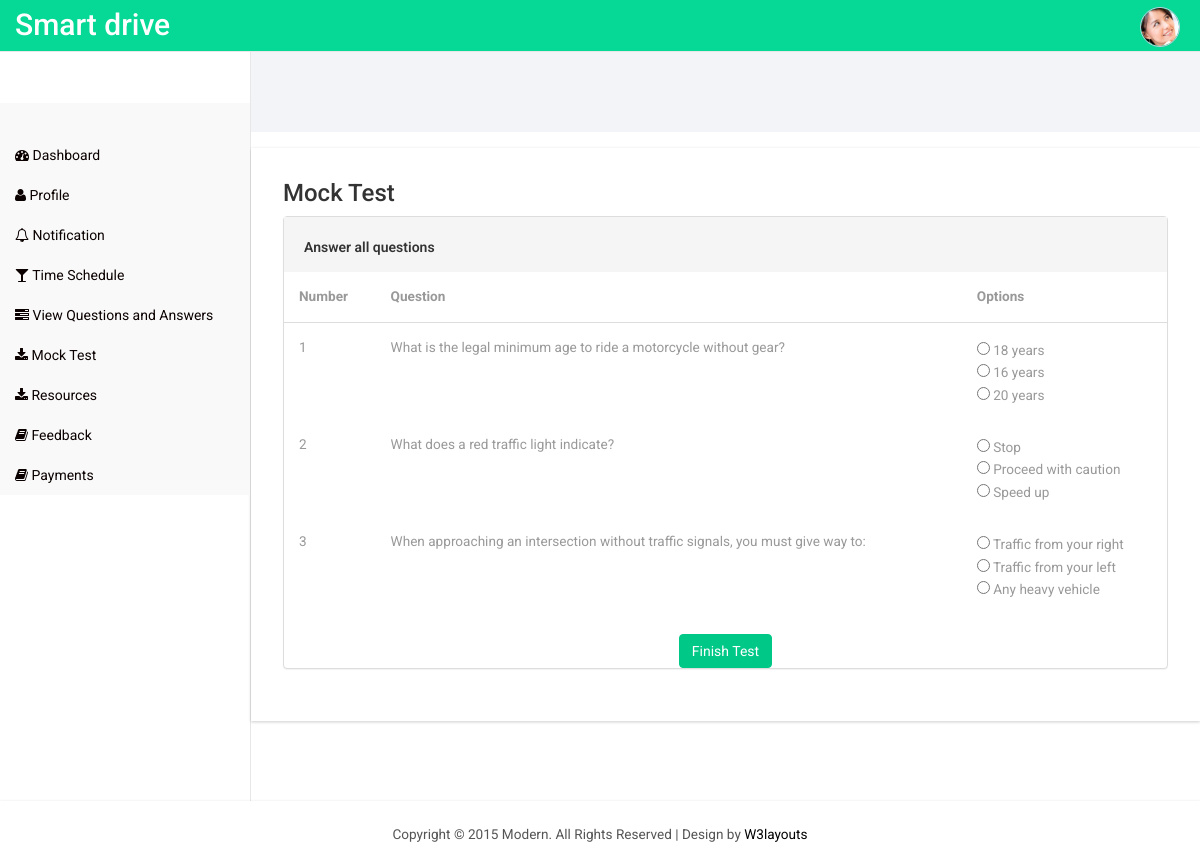
The app's page /student/mock_test.php with its own data.
### tables this page shows
CREATE TABLE `demo_exam` (
  `demo_exam_id` int(11) NOT NULL,
  `question_text` text NOT NULL,
  `option1` text NOT NULL,
  `option2` text NOT NULL,
  `option3` text NOT NULL,
  `answer` varchar(11) NOT NULL
);

### connectionclass.php (called while the page is built, shortened)
<?php
class Connectionclass
{
	public $db = null;
 public function open()
  {
    $localConfig = __DIR__ . '/config.local.php';
    $dbhost = defined('DB_HOST') ? DB_HOST : (getenv('DB_HOST') ?: 'localhost');
    $dbuser = defined('DB_USER') ? DB_USER : (getenv('DB_USER') ?: 'root');
    $dbpass = defined('DB_PASS') ? DB_PASS : (getenv('DB_PASS') !== false ? getenv('DB_PASS') : '');
    $dbname = defined('DB_NAME') ? DB_NAME : (getenv('DB_NAME') ?: 'drivingschool');
    $this->db = mysqli_connect($dbhost, $dbuser, $dbpass, $dbname) or die('Error connecting to MySQL server.');
  }
  public function GetTable($qry)
 {
 	try
	{
		$result=mysqli_query($this->db,$qry);
		if($result)
		{
			$data = array();
			while ($row = mysqli_fetch_assoc($result))
			{
				$data[] = $row;
			}
			return $data;
		}
		else
			throw new Exception(mysqli_error($this->db));
	}
	catch(Exception $e)
	{
		return $e->getMessage();
	}
 }
}
?>

### student/mock_test.php (the view, shortened to what this page needs)
<!DOCTYPE HTML>
<html>
<?php
require_once('header.php');
require_once('../connectionclass.php');
$obj = new ConnectionClass();
$qry = "SELECT * FROM demo_exam";
$result = $obj->GetTable($qry);
?>
<body>
<?php require_once("sidebar.php"); ?>
<div id="page-wrapper">
    <div class="graphs">
    </div>
    <div class="span_11">
        <div class="col-md-6 col_4">
            <link rel="stylesheet" href="css/clndr.css" type="text/css" />
        </div>
    </div>
    <div class="content_bottom">
        <div class="col-md-12 span_3">
            <div class="bs-example1" data-example-id="contextual-table">
                <h3>Mock Test</h3>
                <section class="wrapper">
                    <div class="table-agile-info">
                        <div class="panel panel-default">
                            <div class="panel-heading">
                                Answer all questions
                            </div>
                            <div>
                                <form method="post" action="">
                                    <table class="table" ui-jq="footable" ui-options='{
                                        "paging": {
                                            "enabled": true
                                        },
                                        "filtering": {
                                            "enabled": true
                                        },
                                        "sorting": {
                                            "enabled": true
                                        }}'>
                                        <thead>
                                            <tr>
                                                <th>Number</th>
                                                <th>Question</th>
                                                <th>Options</th>
                                            </tr>
                                        </thead>
                                        <tbody>
                                            <?php $i=0; foreach($result as $row) { $i++; ?>
                                                <tr data-expanded="true">
                                                    <td><?php echo $i; ?></td>
                                                    <td><?php echo htmlspecialchars($row['question_text']); ?></td>
                                                    <td>
                                                        <input type="radio" name="answer_<?php echo $row['demo_exam_id']; ?>" value="<?php echo htmlspecialchars($row['option1']); ?>" required> <?php echo htmlspecialchars($row['option1']); ?><br>
                                                        <input type="radio" name="answer_<?php echo $row['demo_exam_id']; ?>" value="<?php echo htmlspecialchars($row['option2']); ?>"> <?php echo htmlspecialchars($row['option2']); ?><br>
                                                        <input type="radio" name="answer_<?php echo $row['demo_exam_id']; ?>" value="<?php echo htmlspecialchars($row['option3']); ?>"> <?php echo htmlspecialchars($row['option3']); ?>
                                                    </td>
                                                </tr>
                                            <?php } ?>
                                        </tbody>
                                    </table>
                                    <div class="text-center">
                                        <input type="submit" value="Finish Test" class="btn btn-primary">
                                    </div>
                                </form>
                            </div>
                        </div>
                    </div>
                </section>
            </div>
        </div>
    </div>
</div>
<?php require_once('footer.php'); ?>
</body>
</html>

### student/css/style.css (style rules this page uses)
h4, h5, h6, h1, h2, h3 { margin-top: 0; }
html, body { font-family: 'Roboto', sans-serif; font-size: 100%; background:#ffffff !important; overflow-x: hidden; }
.span_3 { padding:0; }
.content_bottom { margin-bottom:1em; }
.panel .panel-heading { padding: 20px; overflow: hidden; border-top-left-radius: 0; border-top-right-radius: 0; border: 0!important; height: 55px; font-size: 14px; font-weight: 600; }
.panel-heading { padding:32px 15px 0px; border-top-left-radius:0 !important; border-top-right-radius: 0 !important; }
.col_4, .col_5 { padding-left:0; }
.map_container, #chart, .span_6, .col_2, .weather_list, .cal1, .skills-info, .stats-info, .r3_counter_box, .activity_box, .bs-example1, .cloud, .copy { -ms-box-shadow: 0 1px 3px 0px rgba(0, 0, 0, 0.2); -o-box-shadow: 0 1px 3px 0px rgba(0, 0, 0, 0.2); -moz-box-shadow: 0 1px 3px 0px rgba(0, 0, 0, 0.2); -webkit-box-shadow: 0 1px 3px 0px rgba(0, 0, 0, 0.2); box-shadow: 0 1px 3px 0px rgba(0, 0, 0, 0.2); }
.span_11 { margin-bottom: 1em; }
.graphs { padding: 2em 1em; background: #f2f4f8; font-family: 'Roboto', sans-serif; }
.table > thead > tr > th, .table > tbody > tr > th, .table > tfoot > tr > th, .table > thead > tr > td, .table > tbody > tr > td, .table > tfoot > tr > td { border-top: none !important; }
.btn-primary { background-color: rgb(0, 200, 135) !important; border-color: rgb(0, 200, 135) !important; color: #fff; }
.bs-example1 { background:#fff; padding:2em; }
.table > thead > tr > th, .table > tbody > tr > th, .table > tfoot > tr > th, .table > thead > tr > td, .table > tbody > tr > td, .table > tfoot > tr > td { font-size: 0.85em; color: #999; }
.table td, .table>tbody>tr>td, .table>tbody>tr>th, .table>tfoot>tr>td, .table>tfoot>tr>th, .table>thead>tr>td, .table>thead>tr>th { padding:15px !important; }
.table > thead > tr > th { border-bottom: 1px solid #ddd !important; }

### student/css/custom.css (style rules this page uses)
#page-wrapper { min-height: 568px; background-color: #fff; }
@media (min-width:768px) { #page-wrapper { position: inherit; margin: 0 0 0 250px; border-left: 1px solid #e7e7e7; } }

### records on screen
demo_exam: question_text "What is the legal minimum age to ride a motorcycle without gear?", option1 "18 years", option2 "16 years", option3 "20 years"
demo_exam: question_text "What does a red traffic light indicate?", option1 "Stop", option2 "Proceed with caution", option3 "Speed up"
demo_exam: question_text "When approaching an intersection without traffic signals, you must give way to:", option1 "Traffic from your right", option2 "Traffic from your left", option3 "Any heavy vehicle"
